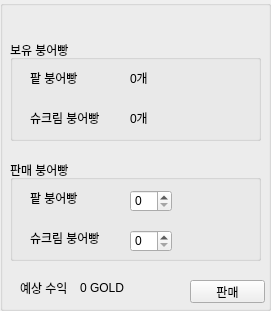
       <widget class="QGroupBox" name="groupBox">
        <property name="geometry">
         <rect>
          <x>680</x>
          <y>300</y>
          <width>271</width>
          <height>311</height>
         </rect>
        </property>
        <property name="title">
         <string/>
        </property>
        <widget class="QLabel" name="label_22">
         <property name="geometry">
          <rect>
           <x>30</x>
           <y>70</y>
           <width>101</width>
           <height>16</height>
          </rect>
         </property>
         <property name="text">
          <string>팥 붕어빵</string>
         </property>
        </widget>
        <widget class="QLabel" name="redbeanCount">
         <property name="geometry">
          <rect>
           <x>130</x>
           <y>70</y>
           <width>101</width>
           <height>16</height>
          </rect>
         </property>
         <property name="text">
          <string>0개</string>
         </property>
        </widget>
        <widget class="QLabel" name="label_24">
         <property name="geometry">
          <rect>
           <x>30</x>
           <y>110</y>
           <width>101</width>
           <height>16</height>
          </rect>
         </property>
         <property name="text">
          <string>슈크림 붕어빵</string>
         </property>
        </widget>
        <widget class="QLabel" name="chouCount">
         <property name="geometry">
          <rect>
           <x>130</x>
           <y>110</y>
           <width>101</width>
           <height>16</height>
          </rect>
         </property>
         <property name="text">
          <string>0개</string>
         </property>
        </widget>
        <widget class="QLabel" name="label_29">
         <property name="geometry">
          <rect>
           <x>30</x>
           <y>230</y>
           <width>101</width>
           <height>16</height>
          </rect>
         </property>
         <property name="text">
          <string>슈크림 붕어빵</string>
         </property>
        </widget>
        <widget class="QLabel" name="label_30">
         <property name="geometry">
          <rect>
           <x>30</x>
           <y>190</y>
           <width>101</width>
           <height>16</height>
          </rect>
         </property>
         <property name="text">
          <string>팥 붕어빵</string>
         </property>
        </widget>
        <widget class="QSpinBox" name="S_redbeanCount">
         <property name="geometry">
          <rect>
           <x>130</x>
           <y>190</y>
           <width>42</width>
           <height>22</height>
          </rect>
         </property>
         <property name="prefix">
          <string/>
         </property>
         <property name="value">
          <number>0</number>
         </property>
        </widget>
        <widget class="QSpinBox" name="S_chouCount">
         <property name="geometry">
          <rect>
           <x>130</x>
           <y>230</y>
           <width>42</width>
           <height>22</height>
          </rect>
         </property>
        </widget>
        <widget class="QPushButton" name="sellbtn">
         <property name="geometry">
          <rect>
           <x>190</x>
           <y>280</y>
           <width>75</width>
           <height>23</height>
          </rect>
         </property>
         <property name="text">
          <string>판매</string>
         </property>
        </widget>
        <widget class="QLabel" name="label_31">
         <property name="geometry">
          <rect>
           <x>20</x>
           <y>280</y>
           <width>101</width>
           <height>16</height>
          </rect>
         </property>
         <property name="text">
          <string>예상 수익</string>
         </property>
        </widget>
        <widget class="QLabel" name="profit">
         <property name="geometry">
          <rect>
           <x>80</x>
           <y>280</y>
           <width>101</width>
           <height>16</height>
          </rect>
         </property>
         <property name="text">
          <string>0 GOLD</string>
         </property>
        </widget>
        <widget class="QGroupBox" name="groupBox_5">
         <property name="geometry">
          <rect>
           <x>10</x>
           <y>40</y>
           <width>251</width>
           <height>101</height>
          </rect>
         </property>
         <property name="title">
          <string>보유 붕어빵</string>
         </property>
        </widget>
        <widget class="QGroupBox" name="groupBox_6">
         <property name="geometry">
          <rect>
           <x>10</x>
           <y>160</y>
           <width>251</width>
           <height>101</height>
          </rect>
         </property>
         <property name="title">
          <string>판매 붕어빵</string>
         </property>
        </widget>
        <zorder>groupBox_5</zorder>
        <zorder>groupBox_6</zorder>
        <zorder>label_22</zorder>
        <zorder>redbeanCount</zorder>
        <zorder>label_24</zorder>
        <zorder>chouCount</zorder>
        <zorder>label_29</zorder>
        <zorder>label_30</zorder>
        <zorder>S_redbeanCount</zorder>
        <zorder>S_chouCount</zorder>
        <zorder>sellbtn</zorder>
        <zorder>label_31</zorder>
        <zorder>profit</zorder>
       </widget>
